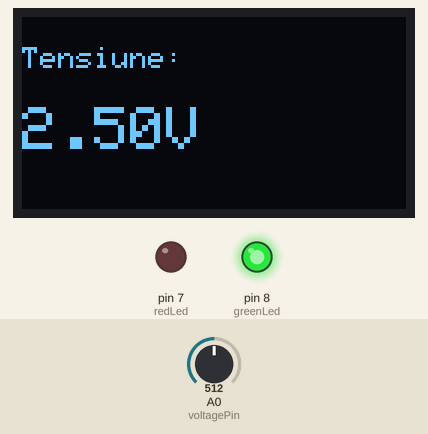
Simulated run of this sketch. Board: Arduino Uno, built with avr-gcc and run on an emulated ATmega328P. Shown: 128×64 one-colour display, output pins drawn as LEDs (lit = HIGH). Inputs (shaded band) come from the test bench; at power-on: A0 (voltagePin) = 512. What the sketch prints to the serial monitor is not drawn.

Above: at 2.2 s.
2.3 s: A0 (voltagePin) set to 804
At 3.3 s:
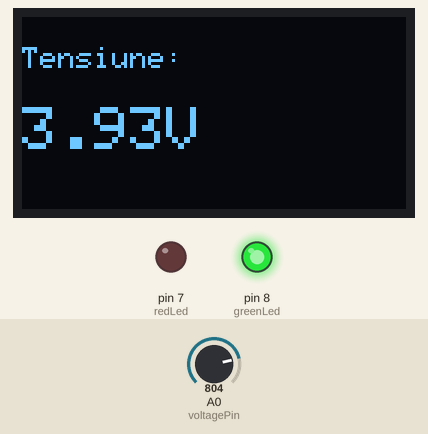
3.9 s: A0 (voltagePin) set to 825
At 5.0 s:
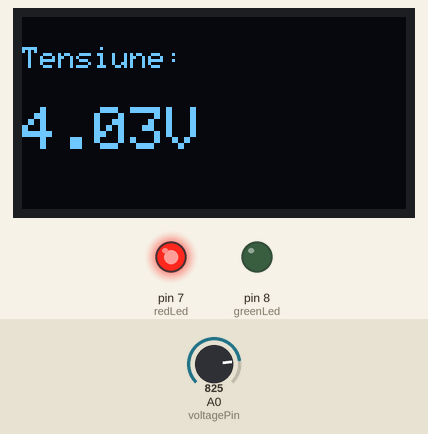
5.5 s: A0 (voltagePin) set to 900
At 6.6 s:
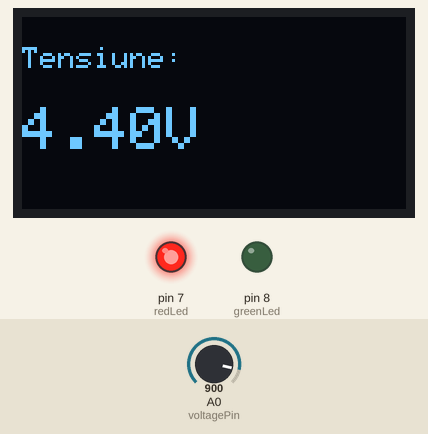
7.1 s: A0 (voltagePin) set to 511
At 8.3 s:
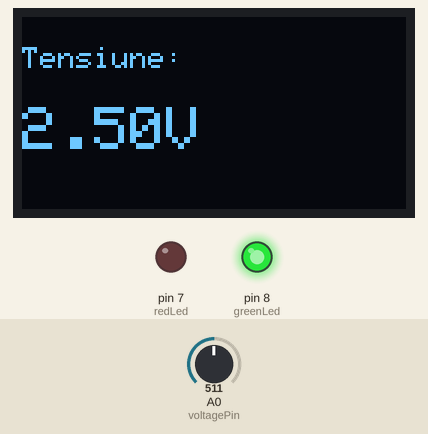
Timing chart, 0 to 9.8 s (numbered marks = the images above; inputs shaded):
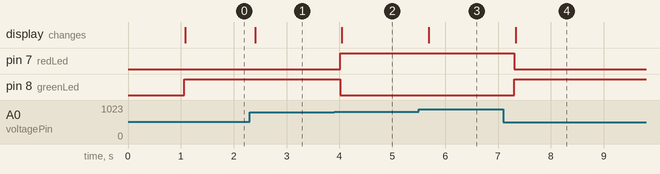

The sketch:

proiect-supraalimentare.ino
```cpp
#include <Adafruit_GFX.h>
#include <Adafruit_SSD1306.h>

#define SCREEN_WIDTH 128
#define SCREEN_HEIGHT 64
#define OLED_RESET -1

Adafruit_SSD1306 display(SCREEN_WIDTH, SCREEN_HEIGHT, &Wire, OLED_RESET);

const int voltagePin = A0;
const int redLed = 7;
const int greenLed = 8;
const float thresholdVoltage = 4.0;
float voltage = 0;

void setup() {
Serial.begin(9600);
pinMode(redLed,OUTPUT);
pinMode(greenLed,OUTPUT);

if(!display.begin(SSD1306_SWITCHCAPVCC, 0x3C)){
  Serial.println(F("Eroare OLED"));
  for(;;);
}

display.clearDisplay();
display.setTextSize(2);
display.setTextColor(SSD1306_WHITE);
display.setCursor(0, 0);
display.println("Initializare... ");
display.display();
delay(1000);
}

void loop() {
int raw = analogRead(voltagePin);
voltage = (raw / 1023.0) * 5.0;

Serial.println("Tensiunea de pe pin:");
Serial.println(voltage);

if(voltage > thresholdVoltage){
  digitalWrite(redLed, HIGH);
  digitalWrite(greenLed, LOW);
}
else{
  digitalWrite(redLed, LOW);
  digitalWrite(greenLed, HIGH);
}

display.clearDisplay();
display.setCursor(0, 10);
display.setTextSize(1);
display.print("Tensiune: ");
display.setTextSize(2);
display.setCursor(0, 30);
display.print(voltage, 2);
display.print("V");
display.display();

delay(300);
}
```

Measured:
- the behaviour switches between 818 and 819 on A0 (voltagePin) (found by bisection; images 1 and 2)
- after the input at 2.3 s, the display: changes after 0.10 s (image 1)
- after the input at 3.9 s, pin 7 (redLed): LOW → HIGH after 0.12 s; pin 8 (greenLed): HIGH → LOW after 0.12 s; the display: changes after 0.15 s (image 2)
- after the input at 5.5 s, the display: changes after 0.19 s (image 3)
- after the input at 7.1 s, pin 7 (redLed): HIGH → LOW after 0.21 s; pin 8 (greenLed): LOW → HIGH after 0.21 s; the display: changes after 0.24 s (image 4)
